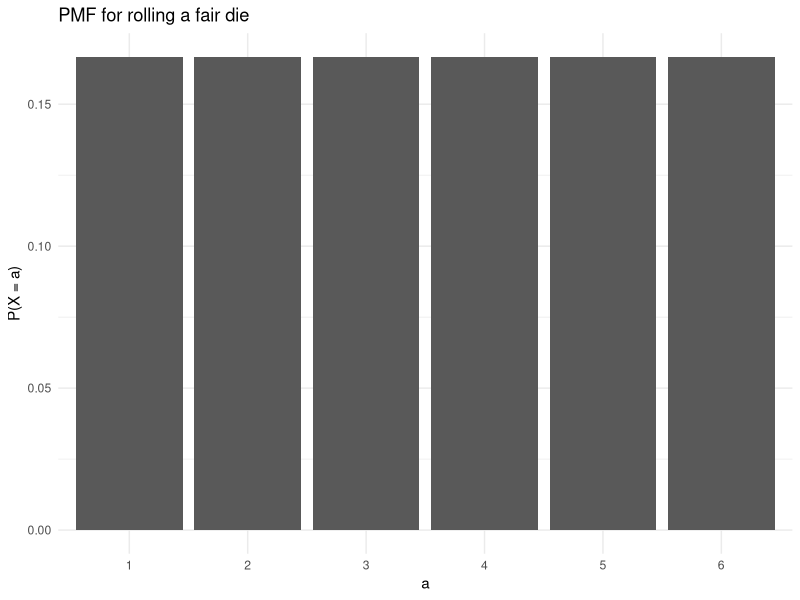
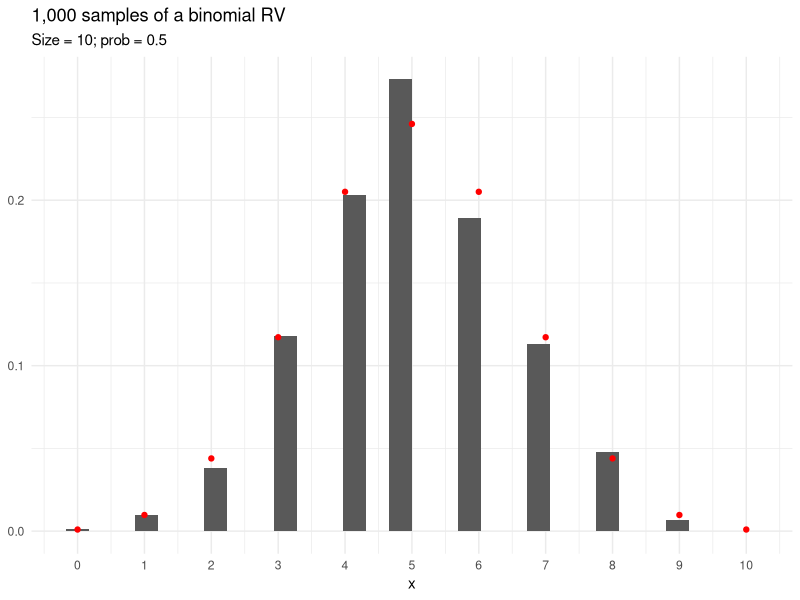
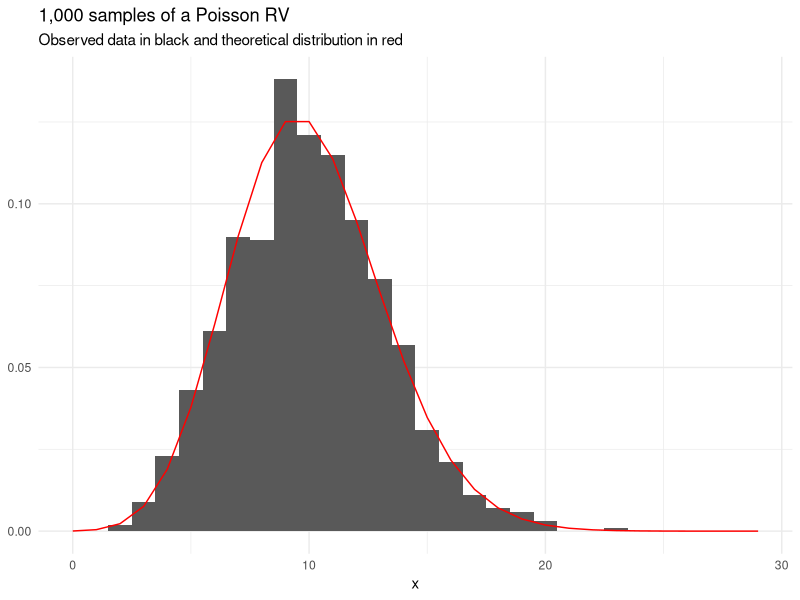
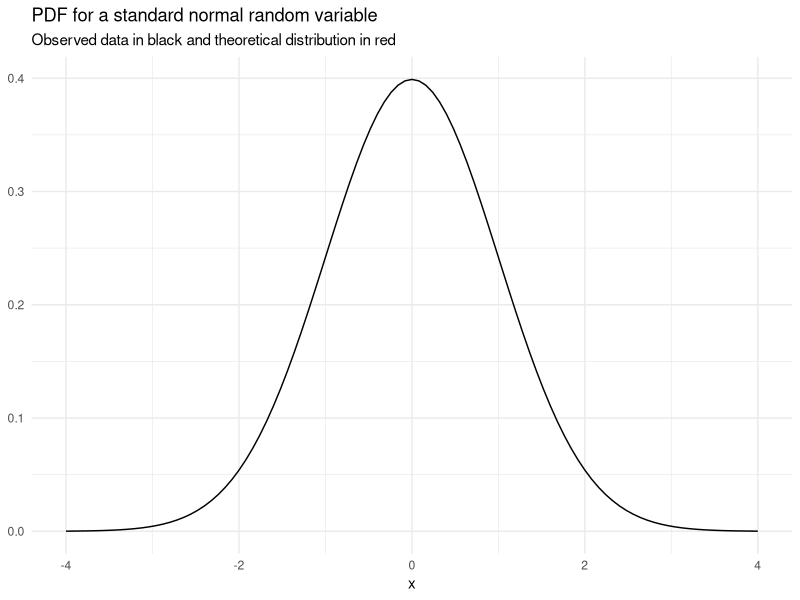
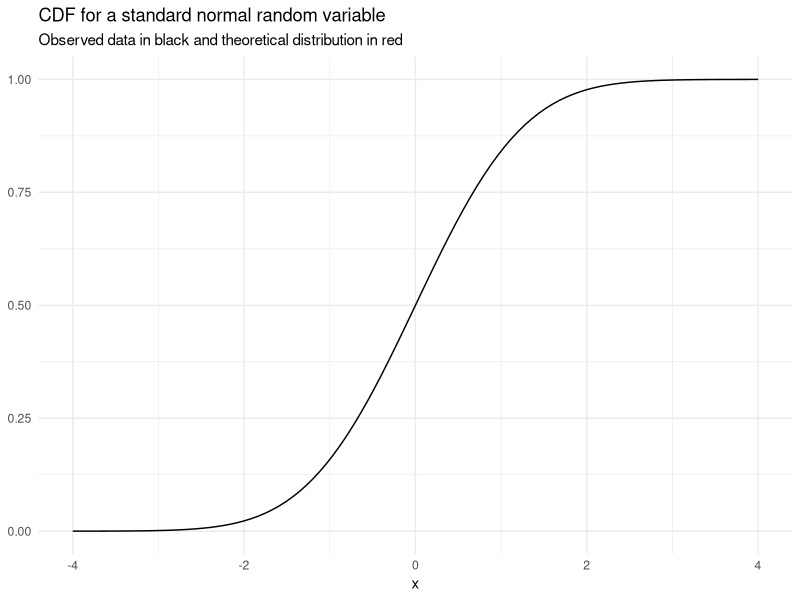
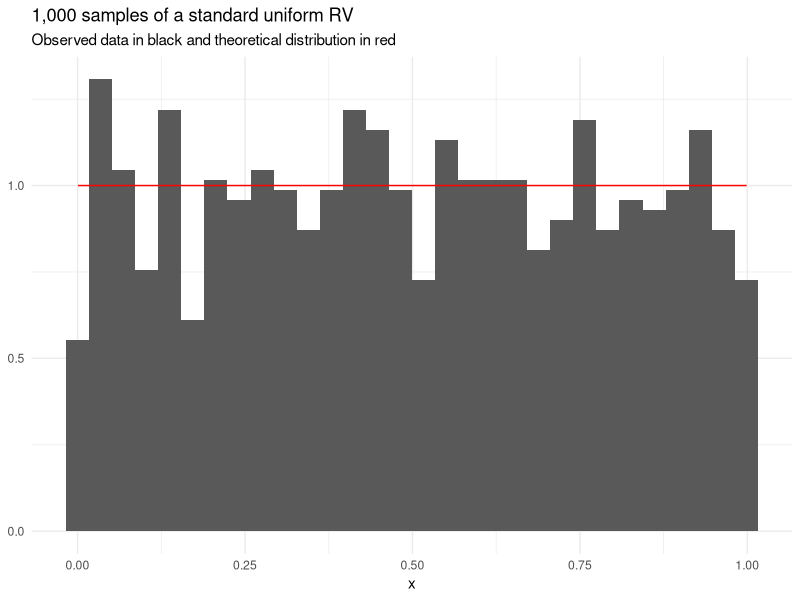
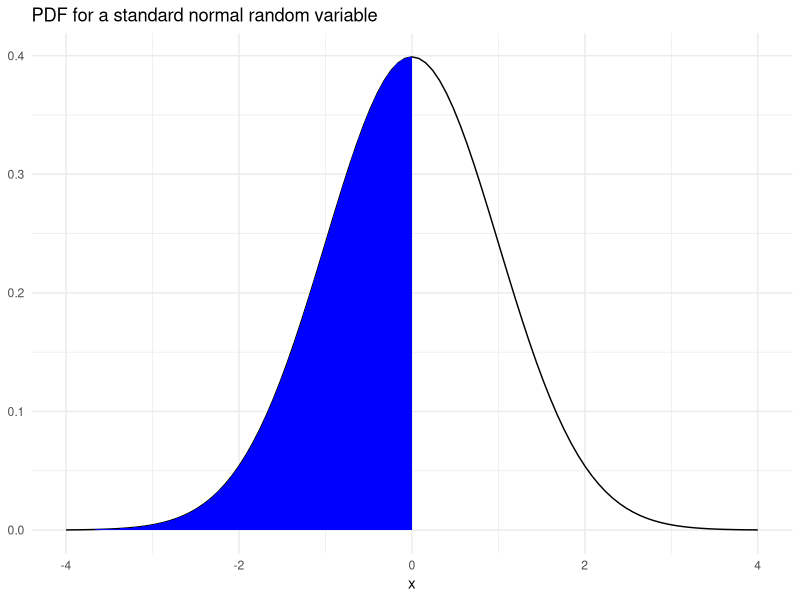
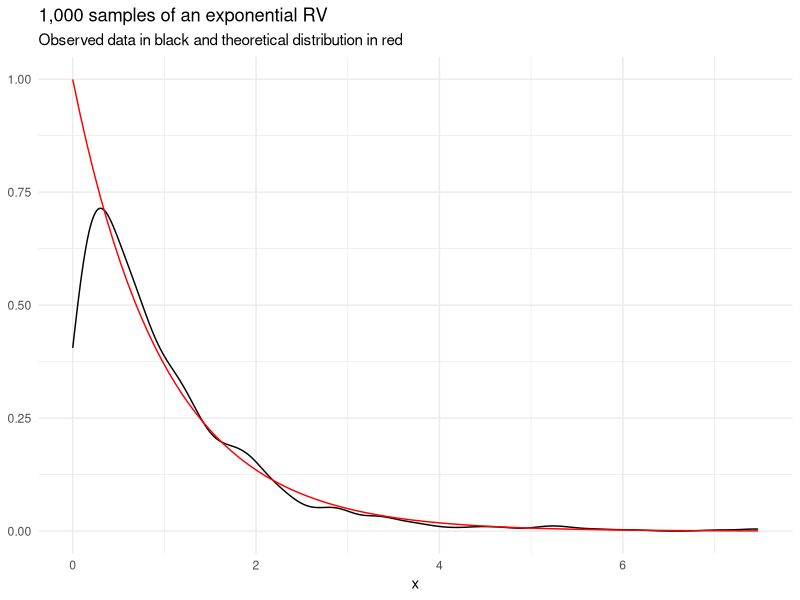

These figures' R source, in order: (Note: this script raises an error after producing the figures.)
## ---- chunk 1
#| echo: false

exercise_number <- 1

## ---- chunk 2
#| label: rmarkdown-setup
#| echo: false
#| message: false
#| warning: false

library(MASS)
library(tidyverse)
library(broom)

theme_set(theme_minimal())

## ---- chunk 3
#| label: fig-die
#| fig-cap: PMF for rolling a fair die
#| code-fold: true

tibble(
  a = factor(1:6),
  `P(X = a)` = rep(1 / 6, 6)
) |>
  ggplot(aes(a, `P(X = a)`)) +
  geom_col() +
  labs(title = "PMF for rolling a fair die")

## ---- chunk 4
#| label: fig-binomial
#| fig-cap: 1,000 random draws from a binomial distribution with 10 trials and p = 0.5
#| code-fold: true
#| message: false

tibble(
  x = rbinom(n = 1000, size = 10, prob = 0.5)
) |>
  ggplot(aes(x)) +
  geom_histogram(aes(y = after_stat(count / sum(count)))) +
  scale_x_continuous(breaks = 0:10) +
  geom_point(data = tibble(x = 0:10, y = map_dbl(0:10, dbinom, size = 10, prob = 0.5)),
             aes(x, y),
             color = "red") +
  labs(
    title = "1,000 samples of a binomial RV",
    subtitle = "Size = 10; prob = 0.5",
    y = NULL
  ) 

## ---- chunk 5
dbinom(x = 10, size = 10, prob = 0.5)

## ---- chunk 6
pbinom(q = 3, size = 10, prob = 0.5)

## ---- chunk 7
qbinom(p = 0.1, size = 10, prob = 0.5)

## ---- chunk 8
rbinom(n = 10, size = 10, prob = 0.5)

## ---- chunk 9
#| echo: false

exercise_number <- exercise_number + 1
## ---- chunk 10
#| label: fig-poisson
#| code-fold: true
#| fig-cap: 1,000 samples of a Poisson RV
#| message: false

set.seed(20200905)

tibble(
  x = rpois(1000, lambda = 10)
) |>
  ggplot(aes(x)) +
  geom_histogram(aes(y = after_stat(count / sum(count)))) +
  scale_x_continuous(limits = c(0, 29)) +
  stat_function(fun = dpois, n = 30, color = "red", args = list(lambda = 10)) + 
  labs(
    title = "1,000 samples of a Poisson RV",
    subtitle = "Observed data in black and theoretical distribution in red",
    y = NULL
  ) 

## ---- chunk 11
sample(x = 1:6, size = 1)

## ---- chunk 12
sample(
  x = c("rain", "sunshine"), 
  size = 1, 
  prob = c(0.1, 0.9)
)

## ---- chunk 13
#| echo: false

exercise_number <- exercise_number + 1
## ---- chunk 14
#| code-fold: true

tibble(x = c(-4, 4)) |>
  ggplot(aes(x)) +
  stat_function(fun = dnorm, n = 101, args = list(mean = 0, sd = 1)) + 
  labs(
    title = "PDF for a standard normal random variable",
    subtitle = "Observed data in black and theoretical distribution in red",
    y = NULL
  ) 

## ---- chunk 15
#| code-fold: true

tibble(x = c(-4, 4)) |>
  ggplot(aes(x)) +
  stat_function(fun = pnorm, n = 101, args = list(mean = 0, sd = 1)) + 
  labs(
    title = "CDF for a standard normal random variable",
    subtitle = "Observed data in black and theoretical distribution in red",
    y = NULL
  ) +
  theme_minimal()

## ---- chunk 16
#| code-fold: true
#| message: false

set.seed(20200904)

tibble(
  x = runif(1000)
) |>
  ggplot(aes(x)) +
  geom_histogram(aes(y = after_stat(density))) +
  stat_function(fun = dunif, n = 101, color = "red") + 
  labs(
    title = "1,000 samples of a standard uniform RV",
    subtitle = "Observed data in black and theoretical distribution in red",    
    y = NULL
  ) 

## ---- chunk 17
#| code-fold: true

tibble(x = c(-4, 4)) |>
  ggplot(aes(x)) +
  stat_function(fun = dnorm, n = 101, args = list(mean = 0, sd = 1)) + 
  geom_area(stat = "function", fun = dnorm, fill = "blue", xlim = c(-4, 0)) +
  labs(
    title = "PDF for a standard normal random variable",
    y = NULL
  ) 

## ---- chunk 18
#| echo: false

exercise_number <- exercise_number + 1
## ---- chunk 19
#| code-fold: true

tibble(
  x = rexp(n = 1000, rate = 1)
) |>
  ggplot(aes(x)) +
  geom_density() +
  stat_function(fun = dexp, n = 101, args = list(rate = 1), color = "red") + 
  labs(
    title = "1,000 samples of an exponential RV",
    subtitle = "Observed data in black and theoretical distribution in red",    
    y = NULL
  ) 

## ---- chunk 20
set.seed(20230909)
x <- rbinom(n = 8, size = 10, prob = 0.3)

x

## ---- chunk 21
mle_binom <- sum(x) / (10 * 8)

mle_binom

## ---- chunk 22
set.seed(20230909)
x <- rnorm(n = 200, mean = 0, sd = 1)

## ---- chunk 23
mean_hat <- mean(x)

mean_hat

sigma2_hat <- mean((x - mean(x)) ^ 2)

sigma2_hat

tibble(x = x) |>
  ggplot() +
  geom_histogram(aes(x, y = after_stat(density))) +
  stat_function(fun = dnorm, color = "red", args = list(mean = mean_hat, sd = sqrt(sigma2_hat)))

## ---- chunk 24
set.seed(20230909)
x <- rexp(n = 200, rate = 10)

mle_exp <- 1 / mean(x)

mle_exp

tibble(x = x) |>
  ggplot() +
  geom_histogram(aes(x, y = after_stat(density))) +
  stat_function(fun = dexp, color = "red", args = list(rate = mle_exp))

## ---- chunk 25
#| echo: false

exercise_number <- exercise_number + 1
## ---- chunk 26
#| code-fold: true

x <- c(
  30970.787, 10901.544, 15070.015, 10445.772, 8972.258, 
  15759.614, 13341.328, 18498.858, 134462.066, 17498.930, 
  7112.306, 27336.795, 75526.381, 110123.606, 32910.618, 
  16764.452, 21244.380, 18952.455, 954373.470, 4219.635,
  7078.766, 27657.996, 18337.097, 14566.525, 14220.000, 
  21457.202, 9322.311, 26018.018, 96325.728, 26780.329, 
  25833.356, 10719.360, 8642.935, 29302.623, 10517.174,
  33831.547, 339077.456, 5805.707, 141505.710, 28168.790, 
  10446.378, 4993.349, 27502.949, 35519.162, 45761.505, 
  26163.096, 72163.668, 15515.435, 69396.895, 84972.590, 
  67248.460, 26966.374, 24624.339, 4779.110, 23330.279,
  196311.913, 20517.739, 80257.587, 32108.466, 9735.061, 
  20502.579, 2544.004, 165909.040, 20949.512, 16643.695, 
  30267.741, 8359.024, 13355.154, 8425.988, 4491.550,
  32071.872, 61648.149, 75074.135, 62842.985, 26040.648, 
  68733.979, 63368.710, 11157.211, 5782.610, 3629.674, 
  44399.230, 2852.381, 8200.453, 41249.003, 15006.791,
  808974.653, 30705.915, 6341.954, 28208.144, 5409.821,
  54566.805, 10894.864, 4583.550, 31110.875, 43474.872, 
  69059.161, 33054.574, 8789.910, 218887.477, 11051.292, 
  3366.743, 63853.329, 68756.561, 48031.259, 11707.191,
  26593.634, 8868.942, 19225.309, 27704.670, 10666.549, 
  47151.963, 20343.604, 123932.502, 33030.986, 5412.023, 
  23540.382, 9894.513, 52742.541, 21397.990, 25100.143,
  23757.882, 48347.300, 4325.134, 23816.776, 11907.656, 
  24179.849, 25967.574, 7531.294, 15131.240, 21595.781, 
  40473.936, 35390.849, 4060.563, 55334.157, 37058.771, 
  34050.456, 17351.500, 7453.829, 48131.565, 10576.746,
  26450.754, 33592.986, 21425.018, 34729.337, 77370.078, 
  5819.325, 9067.356, 19829.998, 20120.706, 3637.042, 
  44812.638, 22930.229, 29683.776, 76366.822, 15464.594, 
  1273.101, 53036.266, 2846.294, 114076.200, 14492.680, 
  55071.554, 31597.849, 199724.125, 52332.510, 98411.129, 
  43108.506, 6580.620, 12833.836, 8846.348, 7599.796, 
  6952.447, 30022.143, 24829.739, 40784.581, 8997.219,
  3786.354, 11515.298, 116515.617, 137873.967, 3282.185,
  107886.676, 13184.850, 51083.235, 2907.886, 51827.538, 
  37564.196, 23196.399, 20169.037, 9020.364, 11118.250, 
  56930.060, 11657.302, 84642.584, 44948.450, 16610.166, 
  5509.231, 4770.262, 15614.233, 5993.999, 22628.114
)
## ---- chunk 27
#| label: fig-mvnorm
#| fig-cap: "Samples from Multivariate Normal Distributions"
#| fig-subcap:
#|   - "Strong Positive Covariance"
#|   - "Weak Covariance"
#|   - "Strong Negative Covariance" 
#| layout-ncol: 3

Sigma1 <- matrix(c(1, 0.8, 
                   0.8, 1),
                 nrow = 2,
                 byrow = TRUE)
  
mvrnorm(n = 1000, mu = c(0, 0), Sigma = Sigma1) |>
  as_tibble() |>
  ggplot(aes(V1, V2)) +
  geom_point()

Sigma2 <- matrix(c(1, 0.2, 
                   0.2, 1),
                 nrow = 2,
                 byrow = TRUE)

mvrnorm(n = 1000, mu = c(0, 0), Sigma = Sigma2) |>
  as_tibble() |>
  ggplot(aes(V1, V2)) +
  geom_point()

Sigma3 <- matrix(c(1, -0.8, 
                   -0.8, 1),
                 nrow = 2,
                 byrow = TRUE)

mvrnorm(n = 1000, mu = c(0, 0), Sigma = Sigma3) |>
  as_tibble() |>
  ggplot(aes(V1, V2)) +
  geom_point()

## ---- chunk 28
#' Count the proportion of n tosses that turn up heads
#'
#' @param n An integer for the number of tosses
#'
#' @return The proportion of n tosses that turn up heads
#' 
count_heads <- function(n) {
  
  # toss the fair coin n times
  coin_tosses <- rbinom(n = n, size = 1, prob = 0.5)
    
  coin_tosses <- if_else(coin_tosses == 1, "heads", "tails")
  
  # calculate the proportion of heads
  prop_heads <- mean(coin_tosses == "heads")
  
  return(prop_heads)
  
}

## ---- chunk 29
set.seed(11)
count_heads(n = 10)

## ---- chunk 30
set.seed(20)
count_heads(n = 1000000)

## ---- chunk 31
coin <- c("heads", "tails")

set.seed(20210901)

tibble(
  `Number of flips` = 1:1000,
  head = sample(x = coin, size = 1000, replace = TRUE) == "heads"
) |>
  mutate(`Proportion of heads` = cummean(head)) |>
  ggplot(aes(`Number of flips`, `Proportion of heads`)) +
  geom_hline(yintercept = 0.5, color = "red") +
  geom_step() +
  scale_y_continuous(limits = c(0, 1)) +
  labs(title = "Proportion of heads by number of flips")

## ---- chunk 32
#' Calculate the proportion of unique values from a vector of integers included 
#' in a bootstrap sample
#'
#' @param integers A vector of integers
#'
#' @return The proportion of integers included in the bootstrap sample
#' 
count_uniques <- function(integers) {
  
  # generate a bootstrap sample
  samples <- sample(integers, size = length(integers), replace = TRUE)
  
  # calculate the proportion of unique values from the original vector
  prop_unique <- length(unique(samples)) / length(integers)
  
  return(prop_unique)
  
}

## ---- chunk 33
# pre-allocate the output vector for efficient computation
prop_unique <- vector(mode = "numeric", length = 100000)
for (i in seq_along(prop_unique)) {
  
  prop_unique[i] <- count_uniques(integers = 1:100)
  
}

## ---- chunk 34
mean(prop_unique)

## ---- chunk 35
quantile(prop_unique, probs = c(0.025, 0.975))

## ---- chunk 36
expand_grid(
  x = seq(0, 4, 0.1),
  y = seq(0, 2, 0.1)
) |>
ggplot() +
  ggforce::geom_circle(aes(x0 = 2, y0 = 1, r = 1), fill = "blue", color = NA) +
  geom_rect(aes(xmin = 0, xmax = 1, ymin = 0, ymax = 1), fill = "red", color = NA) +
  geom_rect(aes(xmin = 0, xmax = 3, ymin = 0, ymax = 2), fill = NA, color = "black") +
  coord_fixed()

## ---- chunk 37
number_of_samples <- 2000000

# sample points in a rectangle with x in [0, 3] and y in [0, 2]
set.seed(20210907)
samples <- tibble(
  x = runif(number_of_samples, min = 0, max = 3),
  y = runif(number_of_samples, min = 0, max = 2)
)

# calculate if (x, y) is in the circle, the square, or neither
samples <- samples |>
  mutate(
    in_square = between(x, 0, 1) & between(y, 0, 1),
    in_circle = (x - 2) ^ 2 + (y - 1) ^ 2 < 1
  ) 

# calculate the proportion of samples in each shape
prop_in_shapes <- samples |>
  summarize(
    prop_in_square = mean(in_square), 
    prop_in_circle = mean(in_circle)
  ) 

# calculate the ratio
prop_in_shapes |>
  mutate(prop_in_circle / prop_in_square) |>
  print(digits = 3)

## ---- chunk 38
set.seed(20210906)

data <- map(
  .x = 1:1000,
  .f = ~ tibble(
    x = rnorm(n = 10000, mean = 0, sd = 2),
    epsilon = rnorm(n = 10000, mean = 0, sd = 10),
    y = 5 + 15 * x + epsilon
  )
)

## ---- chunk 39
estimated_models <- map(
  .x = data,
  .f = ~ lm(y ~ x, data = .x)
)

## ---- chunk 40
coefficients <- map_df(
  .x = estimated_models,
  .f = tidy,
  conf.int = TRUE
)

## ---- chunk 41
model_metrics <- map_df(
  .x = estimated_models,
  .f = glance
) 

model_metrics |>
  ggplot(aes(sigma)) +
  geom_histogram() +
  labs(title = "Plot of the estimated residual standard errors")

## ---- chunk 42
coefficients |>
  ggplot(aes(estimate)) +
  geom_histogram() +
  facet_wrap(~term, scales = "free_x") +
  labs(title = "Coefficients estimates across 10,000 samples")

## ---- chunk 43
coefficients |>
  group_by(term) |>
  summarize(
    mean(estimate), 
    sd(estimate)
  )

## ---- chunk 44
coefficients |>
  filter(term == "x") |>
  summarize(ci_contain_beta = mean(conf.low <= 15 & conf.high >= 15))

coefficients |>
  filter(term == "(Intercept)") |>
  summarize(ci_contain_beta = mean(conf.low <= 5 & conf.high >= 5))

## ---- chunk 45
generate_queue <- function(t, lambda, mu) {
  
  # 1 sample t and s
  t_i <- rexp(100, rate = lambda) 
  s_i <- rexp(100, rate = mu) 
  
  while(sum(t_i) < t) {
    
    t_i <- c(t_i, rexp(100, rate = lambda)) 
    s_i <- c(s_i, rexp(100, rate = mu))
    
  }
  
  # 2 calculate a
  a_i <- cumsum(t_i)
  
  #
  w_i <- vector(mode = "double", length = length(t_i))
  d_i <- vector(mode = "double", length = length(t_i)) 
  d_i[1] <- a_i[1] + s_i[1]
  w_i[1] <- 0
  for (i in seq_along(d_i)) {
    
    w_i[i] <- max(0, d_i[i - 1] - a_i[i])
    d_i[i] <- a_i[i] + w_i[i] + s_i[i]
                
  }
  
  tibble(
    interarrival_time = t_i,
    arrival_time = a_i,
    service_time = s_i,
    wait_time = w_i,
    departure_time = d_i
  )
  
}


## ---- chunk 46
set.seed(19920401)
queue <- generate_queue(t = 100, lambda = 1, mu = 1)

queue

## ---- chunk 47
flow <- tibble::tibble(
  time = c(queue$arrival_time, queue$departure_time),
  type = c(rep("arrival", length(queue$arrival_time)), 
           rep("departure", length(queue$departure_time))), 
  change = c(rep(1, length(queue$arrival_time)), rep(-1, length(queue$departure_time))),
) |>
  arrange(time) |> 
  filter(time < 100) |> 
  mutate(queue = cumsum(change) - 1)

flow |>
  ggplot(aes(time, queue)) +
  geom_step() +
  labs(title = "Simulated queue at the Social Security office")

## ---- chunk 48
#' Generate wait times at the queue
#'
#' @param person_number An integer for the person of interest
#' @param iterations An integer for the number of Monte Carlo iterations
#' @param t A t for the maximum time
#'
#' @return A vector of wait times
#' 
generate_waits <- function(person_number, iterations, t) {
  
  wait_time <- vector(mode = "numeric", length = iterations)
  for (i in seq_along(wait_time)) {
    
    wait_time[i] <- generate_queue(t = t, lambda = 1, mu = 1)$wait_time[person_number]
    
  }
  
  return(wait_time)
  
}

set.seed(20200908)
wait_time <- generate_waits(person_number = 5, iterations = 10000, t = 50)

mean(wait_time)

quantile(wait_time, probs = c(0.025, 0.5, 0.975))

## ---- chunk 49
#| echo: false

exercise_number <- exercise_number + 1
## ---- chunk 50
#| echo: false

exercise_number <- exercise_number + 1
## ---- chunk 51
#| include: false

sample_n <- function() {
  
  x1 <- rnorm(n = 1, mean = 0, sd = 1)
  x2 <- rnorm(n = 1, mean = 1, sd = 1)
  x3 <- rnorm(n = 1, mean = 2, sd = 1)
  
  x1 < x2 & x2 < x3
  
}

mean(map_lgl(.x = 1:10000, .f = ~sample_n()))

